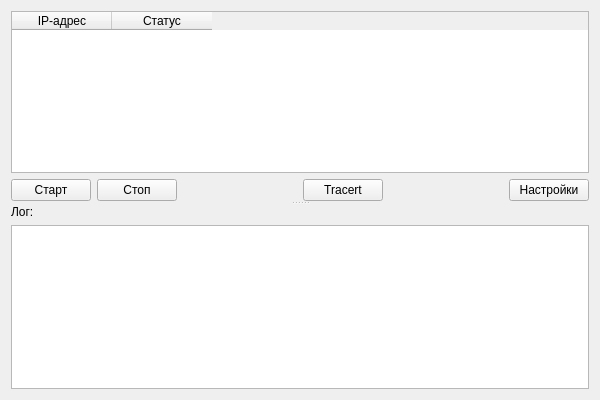
<?xml version="1.0" encoding="UTF-8"?>
<ui version="4.0">
 <class>Form</class>
 <widget class="QWidget" name="Form">
  <property name="geometry">
   <rect>
    <x>0</x>
    <y>0</y>
    <width>600</width>
    <height>400</height>
   </rect>
  </property>
  <property name="minimumSize">
   <size>
    <width>600</width>
    <height>400</height>
   </size>
  </property>
  <property name="windowTitle">
   <string>PingMonitor</string>
  </property>
  <layout class="QVBoxLayout" name="verticalLayout_3">
   <item>
    <widget class="QSplitter" name="splitter">
     <property name="orientation">
      <enum>Qt::Vertical</enum>
     </property>
     <widget class="QWidget" name="layoutWidget">
      <layout class="QVBoxLayout" name="verticalLayout_2">
       <item>
        <widget class="QTableWidget" name="tblIPs">
         <column>
          <property name="text">
           <string>IP-адрес</string>
          </property>
         </column>
         <column>
          <property name="text">
           <string>Статус</string>
          </property>
         </column>
        </widget>
       </item>
       <item>
        <layout class="QHBoxLayout" name="horizontalLayout">
         <item>
          <widget class="QPushButton" name="btnStart">
           <property name="text">
            <string>Старт</string>
           </property>
          </widget>
         </item>
         <item>
          <widget class="QPushButton" name="btnStop">
           <property name="text">
            <string>Стоп</string>
           </property>
          </widget>
         </item>
         <item>
          <spacer name="horizontalSpacer_2">
           <property name="orientation">
            <enum>Qt::Horizontal</enum>
           </property>
           <property name="sizeHint" stdset="0">
            <size>
             <width>40</width>
             <height>20</height>
            </size>
           </property>
          </spacer>
         </item>
         <item>
          <widget class="QPushButton" name="btnTracert">
           <property name="text">
            <string>Tracert</string>
           </property>
          </widget>
         </item>
         <item>
          <spacer name="horizontalSpacer">
           <property name="orientation">
            <enum>Qt::Horizontal</enum>
           </property>
           <property name="sizeHint" stdset="0">
            <size>
             <width>40</width>
             <height>20</height>
            </size>
           </property>
          </spacer>
         </item>
         <item>
          <widget class="QPushButton" name="btnSettings">
           <property name="text">
            <string>Настройки</string>
           </property>
          </widget>
         </item>
        </layout>
       </item>
      </layout>
     </widget>
     <widget class="QWidget" name="layoutWidget">
      <layout class="QVBoxLayout" name="verticalLayout">
       <item>
        <widget class="QLabel" name="label">
         <property name="text">
          <string>Лог:</string>
         </property>
        </widget>
       </item>
       <item>
        <widget class="QPlainTextEdit" name="txtLog">
         <property name="minimumSize">
          <size>
           <width>0</width>
           <height>35</height>
          </size>
         </property>
        </widget>
       </item>
      </layout>
     </widget>
    </widget>
   </item>
  </layout>
 </widget>
 <resources/>
 <connections/>
</ui>
